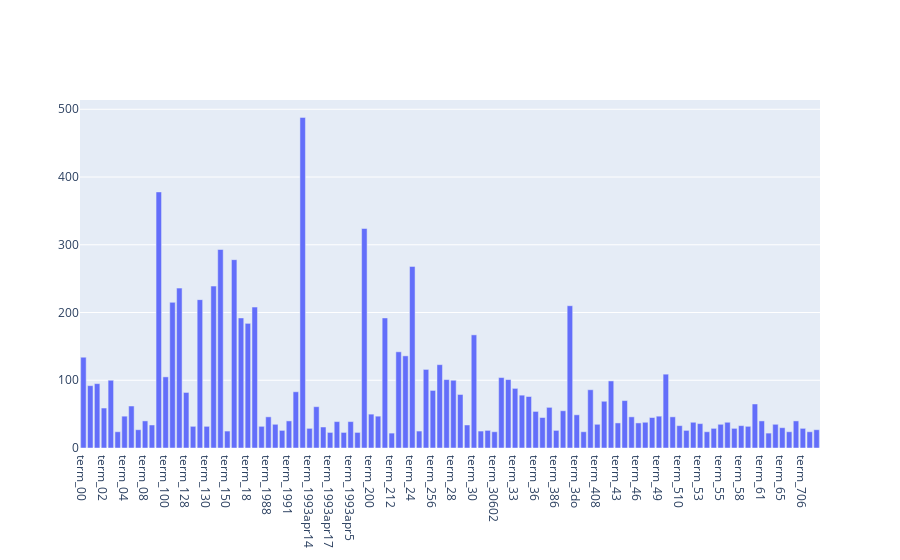

Write notebook code for a chart like this one.
### Markdown cell above
### >>> **Exercise 14 (take home):** 
The chart above contains all the vocabulary, and it's computationally intensive to both compute and visualize. Can you efficiently reduce the number of terms you want to visualize as an exercise.

### Code cell
# Answer here
# try to ignore the terms which has less frequencies
index = np.where(term_frequencies[0:3000] > 20)
features = ["term_"+str(i) for i in np.array(count_vect.get_feature_names())[index[0].astype(int)]]
frequencies = np.array(term_frequencies)[index[0].astype(int)]
data = [go.Bar(
       x = features,
       y = frequencies)]
fig = go.Figure(data=data)
py.iplot(fig)

### Figure 1 — Plotly figure (JSON) as saved in the notebook; plotly's stock layout.template omitted (floating-point values rounded to 4 significant figures)
{"data": [{"type": "bar", "x": ["term_00", "term_000", "term_01", "term_02", "term_03", "term_0358", "term_04", "term_05", "term_07", "term_08", "term_09", "term_10", "term_100", "term_11", "term_12", "term_128", "term_129", "term_13", "term_130", "term_14", "term_15", "term_150", "term_16", "term_17", "term_18", "term_19", "term_192", "term_1988", "term_1989", "term_1990", "term_1991", "term_1992", "term_1993", "term_1993apr14", "term_1993apr15", "term_1993apr16", "term_1993apr17", "term_1993apr19", "term_1993apr3", "term_1993apr5", "term_1st", "term_20", "term_200", "term_2000", "term_21", "term_212", "term_22", "term_23", "term_24", "term_241", "term_25", "term_256", "term_26", "term_27", "term_28", "term_29", "term_2d", "term_30", "term_300", "term_301", "term_30602", "term_31", "term_32", "term_33", "term_34", "term_35", "term_36", "term_37", "term_38", "term_386", "term_39", "term_3d", "term_3do", "term_3rd", "term_40", "term_408", "term_41", "term_42", "term_43", "term_44", "term_45", "term_46", "term_47", "term_48", "term_49", "term_50", "term_51", "term_510", "term_512", "term_52", "term_53", "term_54", "term_542", "term_55", "term_56", "term_57", "term_58", "term_59", "term_60", "term_61", "term_617", "term_64", "term_65", "term_68070", "term_70", "term_706", "term_7415", "term_75"], "y": [134, 92, 95, 59, 100, 24, 47, 62, 27, 40, 34, 378, 105, 215, 236, 82, 32, 219, 32, 239, 293, 25, 278, 192, 184, 208, 32, 46, 35, 26, 40, 83, 488, 29, 61, 31, 23, 39, 23, 39, 23, 324, 50, 47, 192, 22, 142, 136, 268, 25, 116, 85, 123, 101, 100, 79, 34, 167, 25, 26, 24, 104, 101, 88, 78, 76, 54, 45, 60, 26, 55, 210, 49, 24, 86, 35, 69, 99, 37, 70, 46, 37, 38, 45, 47, 109, 46, 33, 26, 38, 36, 24, 29, 35, 38, 29, 33, 32, 65, 40, 22, 35, 30, 24, 40, 29, 24, 27]}], "layout": {}}
